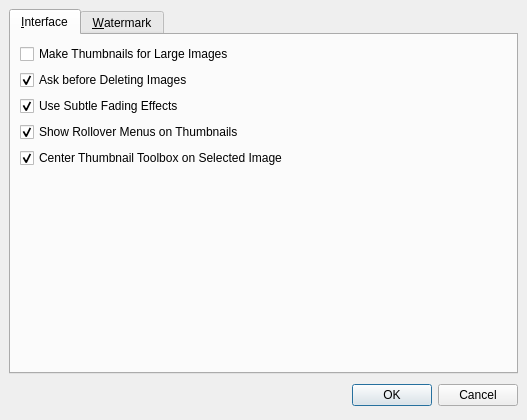
<ui version="4.0" >
 <author></author>
 <comment></comment>
 <exportmacro></exportmacro>
 <class>RocketOptionsDialog</class>
 <widget class="QDialog" name="RocketOptionsDialog" >
  <property name="geometry" >
   <rect>
    <x>0</x>
    <y>0</y>
    <width>527</width>
    <height>420</height>
   </rect>
  </property>
  <property name="windowTitle" >
   <string>Options</string>
  </property>
  <layout class="QGridLayout" >
   <property name="margin" >
    <number>9</number>
   </property>
   <property name="spacing" >
    <number>6</number>
   </property>
   <item row="0" column="0" >
    <widget class="QTabWidget" name="tabWidget" >
     <widget class="QWidget" name="tab" >
      <attribute name="title" >
       <string>&amp;Interface</string>
      </attribute>
      <layout class="QVBoxLayout" >
       <property name="margin" >
        <number>9</number>
       </property>
       <property name="spacing" >
        <number>6</number>
       </property>
       <item>
        <widget class="QCheckBox" name="chkAlwaysMakeThumbnails" >
         <property name="text" >
          <string>Make Thumbnails for Large Images</string>
         </property>
        </widget>
       </item>
       <item>
        <widget class="QCheckBox" name="chkAskBeforeDeleting" >
         <property name="text" >
          <string>Ask before Deleting Images</string>
         </property>
         <property name="checked" >
          <bool>true</bool>
         </property>
        </widget>
       </item>
       <item>
        <widget class="QCheckBox" name="chkUseFading" >
         <property name="text" >
          <string>Use Subtle Fading Effects</string>
         </property>
         <property name="checked" >
          <bool>true</bool>
         </property>
        </widget>
       </item>
       <item>
        <widget class="QCheckBox" name="chkShowRollover" >
         <property name="text" >
          <string>Show Rollover Menus on Thumbnails</string>
         </property>
         <property name="checked" >
          <bool>true</bool>
         </property>
        </widget>
       </item>
       <item>
        <widget class="QCheckBox" name="chkCenterOnSelection" >
         <property name="text" >
          <string>Center Thumbnail Toolbox on Selected Image</string>
         </property>
         <property name="checked" >
          <bool>true</bool>
         </property>
        </widget>
       </item>
       <item>
        <spacer>
         <property name="orientation" >
          <enum>Qt::Vertical</enum>
         </property>
         <property name="sizeHint" >
          <size>
           <width>20</width>
           <height>21</height>
          </size>
         </property>
        </spacer>
       </item>
      </layout>
     </widget>
     <widget class="QWidget" name="tab_2" >
      <attribute name="title" >
       <string>&amp;Watermark</string>
      </attribute>
      <layout class="QGridLayout" >
       <property name="margin" >
        <number>9</number>
       </property>
       <property name="spacing" >
        <number>6</number>
       </property>
       <item row="1" column="0" colspan="2" >
        <widget class="QGroupBox" name="groupBox_2" >
         <property name="title" >
          <string>Wat&amp;ermark</string>
         </property>
         <layout class="QGridLayout" >
          <property name="margin" >
           <number>9</number>
          </property>
          <property name="spacing" >
           <number>6</number>
          </property>
          <item row="0" column="1" >
           <layout class="QGridLayout" >
            <property name="margin" >
             <number>0</number>
            </property>
            <property name="spacing" >
             <number>6</number>
            </property>
            <item row="0" column="1" >
             <widget class="QPushButton" name="btnFont" >
              <property name="sizePolicy" >
               <sizepolicy>
                <hsizetype>5</hsizetype>
                <vsizetype>0</vsizetype>
                <horstretch>0</horstretch>
                <verstretch>0</verstretch>
               </sizepolicy>
              </property>
              <property name="text" >
               <string>&amp;Font</string>
              </property>
             </widget>
            </item>
            <item rowspan="3" row="0" column="0" >
             <widget class="QTextEdit" name="txtWatermarkText" />
            </item>
            <item row="1" column="1" >
             <widget class="QPushButton" name="btnColor" >
              <property name="sizePolicy" >
               <sizepolicy>
                <hsizetype>5</hsizetype>
                <vsizetype>0</vsizetype>
                <horstretch>0</horstretch>
                <verstretch>0</verstretch>
               </sizepolicy>
              </property>
              <property name="text" >
               <string>&amp;Color</string>
              </property>
             </widget>
            </item>
            <item row="2" column="1" >
             <spacer>
              <property name="orientation" >
               <enum>Qt::Vertical</enum>
              </property>
              <property name="sizeHint" >
               <size>
                <width>20</width>
                <height>41</height>
               </size>
              </property>
             </spacer>
            </item>
           </layout>
          </item>
          <item rowspan="2" row="1" column="0" colspan="2" >
           <widget class="Line" name="line" >
            <property name="orientation" >
             <enum>Qt::Horizontal</enum>
            </property>
           </widget>
          </item>
          <item row="0" column="0" >
           <layout class="QVBoxLayout" >
            <property name="margin" >
             <number>0</number>
            </property>
            <property name="spacing" >
             <number>6</number>
            </property>
            <item>
             <widget class="QRadioButton" name="radWatermarkText" >
              <property name="text" >
               <string>&amp;Text</string>
              </property>
              <property name="checked" >
               <bool>true</bool>
              </property>
             </widget>
            </item>
            <item>
             <spacer>
              <property name="orientation" >
               <enum>Qt::Vertical</enum>
              </property>
              <property name="sizeHint" >
               <size>
                <width>20</width>
                <height>40</height>
               </size>
              </property>
             </spacer>
            </item>
           </layout>
          </item>
          <item rowspan="2" row="2" column="1" >
           <layout class="QHBoxLayout" >
            <property name="margin" >
             <number>0</number>
            </property>
            <property name="spacing" >
             <number>6</number>
            </property>
            <item>
             <widget class="QLineEdit" name="linImage" >
              <property name="readOnly" >
               <bool>true</bool>
              </property>
             </widget>
            </item>
            <item>
             <widget class="QToolButton" name="btnImageSelect" >
              <property name="text" >
               <string>...</string>
              </property>
             </widget>
            </item>
           </layout>
          </item>
          <item row="3" column="0" >
           <widget class="QRadioButton" name="radImage" >
            <property name="text" >
             <string>Ima&amp;ge</string>
            </property>
           </widget>
          </item>
         </layout>
        </widget>
       </item>
       <item row="2" column="1" >
        <widget class="QGroupBox" name="groupBox_3" >
         <property name="title" >
          <string>&amp;Opacity</string>
         </property>
         <layout class="QVBoxLayout" >
          <property name="margin" >
           <number>9</number>
          </property>
          <property name="spacing" >
           <number>6</number>
          </property>
          <item>
           <widget class="QSlider" name="sldOpacity" >
            <property name="maximum" >
             <number>255</number>
            </property>
            <property name="pageStep" >
             <number>5</number>
            </property>
            <property name="value" >
             <number>255</number>
            </property>
            <property name="orientation" >
             <enum>Qt::Horizontal</enum>
            </property>
            <property name="tickPosition" >
             <enum>QSlider::TicksBelow</enum>
            </property>
            <property name="tickInterval" >
             <number>51</number>
            </property>
           </widget>
          </item>
         </layout>
        </widget>
       </item>
       <item row="0" column="0" colspan="2" >
        <widget class="QCheckBox" name="chkAddWatermark" >
         <property name="text" >
          <string>&amp;Add Watermark to Images</string>
         </property>
        </widget>
       </item>
       <item rowspan="2" row="2" column="0" >
        <widget class="QGroupBox" name="groupBox" >
         <property name="title" >
          <string>&amp;Position</string>
         </property>
         <layout class="QGridLayout" >
          <property name="margin" >
           <number>9</number>
          </property>
          <property name="spacing" >
           <number>6</number>
          </property>
          <item rowspan="2" row="0" column="3" >
           <widget class="QLabel" name="label" >
            <property name="text" >
             <string>&amp;Margin</string>
            </property>
            <property name="buddy" >
             <cstring>spnMargin</cstring>
            </property>
           </widget>
          </item>
          <item rowspan="2" row="2" column="3" >
           <widget class="QSpinBox" name="spnMargin" >
            <property name="toolTip" >
             <string>Distance from the edge of the image to the text</string>
            </property>
            <property name="maximum" >
             <number>1024</number>
            </property>
            <property name="value" >
             <number>10</number>
            </property>
           </widget>
          </item>
          <item row="3" column="0" >
           <widget class="QRadioButton" name="radPosition7" >
            <property name="sizePolicy" >
             <sizepolicy>
              <hsizetype>0</hsizetype>
              <vsizetype>0</vsizetype>
              <horstretch>0</horstretch>
              <verstretch>0</verstretch>
             </sizepolicy>
            </property>
            <property name="text" >
             <string/>
            </property>
           </widget>
          </item>
          <item row="3" column="2" >
           <widget class="QRadioButton" name="radPosition9" >
            <property name="sizePolicy" >
             <sizepolicy>
              <hsizetype>0</hsizetype>
              <vsizetype>0</vsizetype>
              <horstretch>0</horstretch>
              <verstretch>0</verstretch>
             </sizepolicy>
            </property>
            <property name="text" >
             <string/>
            </property>
            <property name="checked" >
             <bool>true</bool>
            </property>
           </widget>
          </item>
          <item row="3" column="1" >
           <widget class="QRadioButton" name="radPosition8" >
            <property name="sizePolicy" >
             <sizepolicy>
              <hsizetype>0</hsizetype>
              <vsizetype>0</vsizetype>
              <horstretch>0</horstretch>
              <verstretch>0</verstretch>
             </sizepolicy>
            </property>
            <property name="text" >
             <string/>
            </property>
           </widget>
          </item>
          <item rowspan="2" row="1" column="1" >
           <widget class="QRadioButton" name="radPosition5" >
            <property name="sizePolicy" >
             <sizepolicy>
              <hsizetype>0</hsizetype>
              <vsizetype>0</vsizetype>
              <horstretch>0</horstretch>
              <verstretch>0</verstretch>
             </sizepolicy>
            </property>
            <property name="text" >
             <string/>
            </property>
           </widget>
          </item>
          <item rowspan="2" row="1" column="2" >
           <widget class="QRadioButton" name="radPosition6" >
            <property name="sizePolicy" >
             <sizepolicy>
              <hsizetype>0</hsizetype>
              <vsizetype>0</vsizetype>
              <horstretch>0</horstretch>
              <verstretch>0</verstretch>
             </sizepolicy>
            </property>
            <property name="text" >
             <string/>
            </property>
           </widget>
          </item>
          <item rowspan="2" row="1" column="0" >
           <widget class="QRadioButton" name="radPosition4" >
            <property name="sizePolicy" >
             <sizepolicy>
              <hsizetype>0</hsizetype>
              <vsizetype>0</vsizetype>
              <horstretch>0</horstretch>
              <verstretch>0</verstretch>
             </sizepolicy>
            </property>
            <property name="text" >
             <string/>
            </property>
           </widget>
          </item>
          <item row="0" column="1" >
           <widget class="QRadioButton" name="radPosition2" >
            <property name="sizePolicy" >
             <sizepolicy>
              <hsizetype>0</hsizetype>
              <vsizetype>0</vsizetype>
              <horstretch>0</horstretch>
              <verstretch>0</verstretch>
             </sizepolicy>
            </property>
            <property name="text" >
             <string/>
            </property>
           </widget>
          </item>
          <item row="0" column="0" >
           <widget class="QRadioButton" name="radPosition1" >
            <property name="sizePolicy" >
             <sizepolicy>
              <hsizetype>0</hsizetype>
              <vsizetype>0</vsizetype>
              <horstretch>0</horstretch>
              <verstretch>0</verstretch>
             </sizepolicy>
            </property>
            <property name="text" >
             <string/>
            </property>
           </widget>
          </item>
          <item row="0" column="2" >
           <widget class="QRadioButton" name="radPosition3" >
            <property name="sizePolicy" >
             <sizepolicy>
              <hsizetype>0</hsizetype>
              <vsizetype>0</vsizetype>
              <horstretch>0</horstretch>
              <verstretch>0</verstretch>
             </sizepolicy>
            </property>
            <property name="text" >
             <string/>
            </property>
           </widget>
          </item>
         </layout>
        </widget>
       </item>
       <item row="3" column="1" >
        <widget class="QPushButton" name="btnPreview" >
         <property name="text" >
          <string>P&amp;review</string>
         </property>
        </widget>
       </item>
      </layout>
     </widget>
    </widget>
   </item>
   <item row="1" column="0" >
    <layout class="QHBoxLayout" >
     <property name="margin" >
      <number>0</number>
     </property>
     <property name="spacing" >
      <number>6</number>
     </property>
     <item>
      <spacer>
       <property name="orientation" >
        <enum>Qt::Horizontal</enum>
       </property>
       <property name="sizeHint" >
        <size>
         <width>131</width>
         <height>31</height>
        </size>
       </property>
      </spacer>
     </item>
     <item>
      <widget class="QPushButton" name="btnOk" >
       <property name="text" >
        <string>OK</string>
       </property>
       <property name="default" >
        <bool>true</bool>
       </property>
      </widget>
     </item>
     <item>
      <widget class="QPushButton" name="btnCancel" >
       <property name="text" >
        <string>Cancel</string>
       </property>
      </widget>
     </item>
    </layout>
   </item>
  </layout>
 </widget>
 <pixmapfunction></pixmapfunction>
 <tabstops>
  <tabstop>chkAlwaysMakeThumbnails</tabstop>
  <tabstop>chkAskBeforeDeleting</tabstop>
  <tabstop>chkUseFading</tabstop>
  <tabstop>chkShowRollover</tabstop>
  <tabstop>chkCenterOnSelection</tabstop>
  <tabstop>tabWidget</tabstop>
  <tabstop>btnOk</tabstop>
  <tabstop>btnCancel</tabstop>
  <tabstop>chkAddWatermark</tabstop>
  <tabstop>radWatermarkText</tabstop>
  <tabstop>txtWatermarkText</tabstop>
  <tabstop>btnColor</tabstop>
  <tabstop>btnFont</tabstop>
  <tabstop>radImage</tabstop>
  <tabstop>btnImageSelect</tabstop>
  <tabstop>radPosition1</tabstop>
  <tabstop>radPosition2</tabstop>
  <tabstop>radPosition3</tabstop>
  <tabstop>radPosition4</tabstop>
  <tabstop>radPosition5</tabstop>
  <tabstop>radPosition6</tabstop>
  <tabstop>radPosition7</tabstop>
  <tabstop>radPosition8</tabstop>
  <tabstop>radPosition9</tabstop>
  <tabstop>spnMargin</tabstop>
  <tabstop>sldOpacity</tabstop>
  <tabstop>btnPreview</tabstop>
 </tabstops>
 <resources/>
 <connections>
  <connection>
   <sender>txtWatermarkText</sender>
   <signal>textChanged()</signal>
   <receiver>radWatermarkText</receiver>
   <slot>click()</slot>
   <hints>
    <hint type="sourcelabel" >
     <x>210</x>
     <y>145</y>
    </hint>
    <hint type="destinationlabel" >
     <x>49</x>
     <y>112</y>
    </hint>
   </hints>
  </connection>
 </connections>
</ui>
